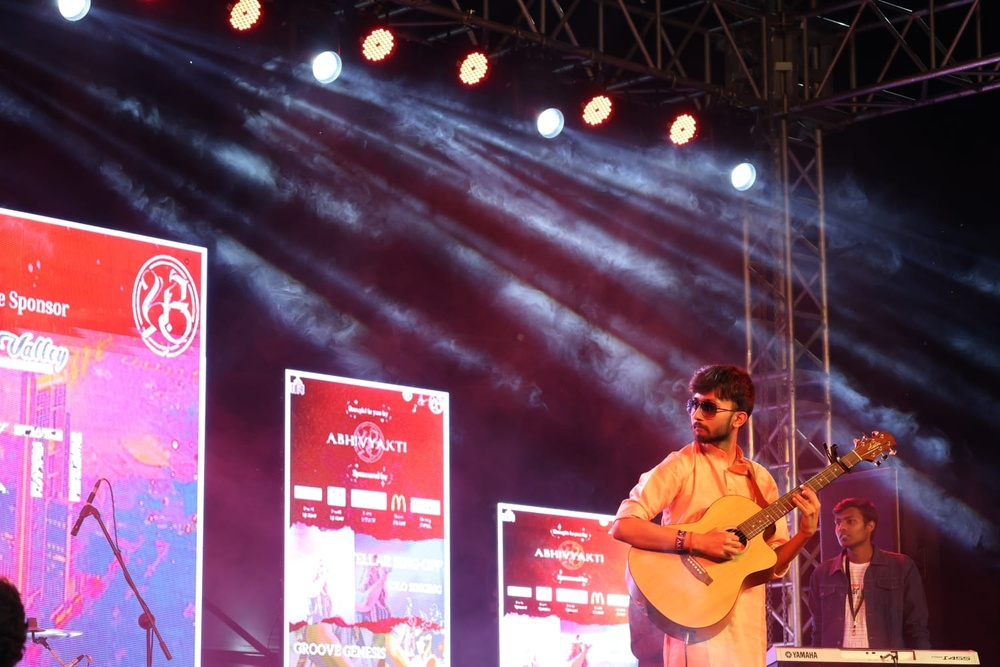
#> input picture Layering_RGB/Ojas.jpg, 1000 x 667 px, shrunk from 1500 x 1000 before the run, found by its file name
$ jupyter execute DIP_RGB.ipynb
#> lines starting #> are read from the running program, lines starting #| are printed output that depends on the picture
# Splitting and Saving RGB Channels of an Image

## Prerequisites

Make sure you have the following libraries installed:
- `opencv-python`
- `numpy`
- `os`

[cell 1]
import cv2
import numpy as np
import os

# Load the image
image = cv2.imread('ojas.jpg')
#> image is the input picture: shape (667, 1000, 3); mean B, G, R 93.7, 72.7, 112.2

# Check if the image was loaded properly
if image is None:
    print("Error: Image not loaded.")
    exit()

# Ensure the image has three channels (RGB)
if len(image.shape) != 3 or image.shape[2] != 3:
    print("Error: Image does not have three channels.")
    exit()

# Split the image into its B, G, R channels
blue_channel, green_channel, red_channel = cv2.split(image)
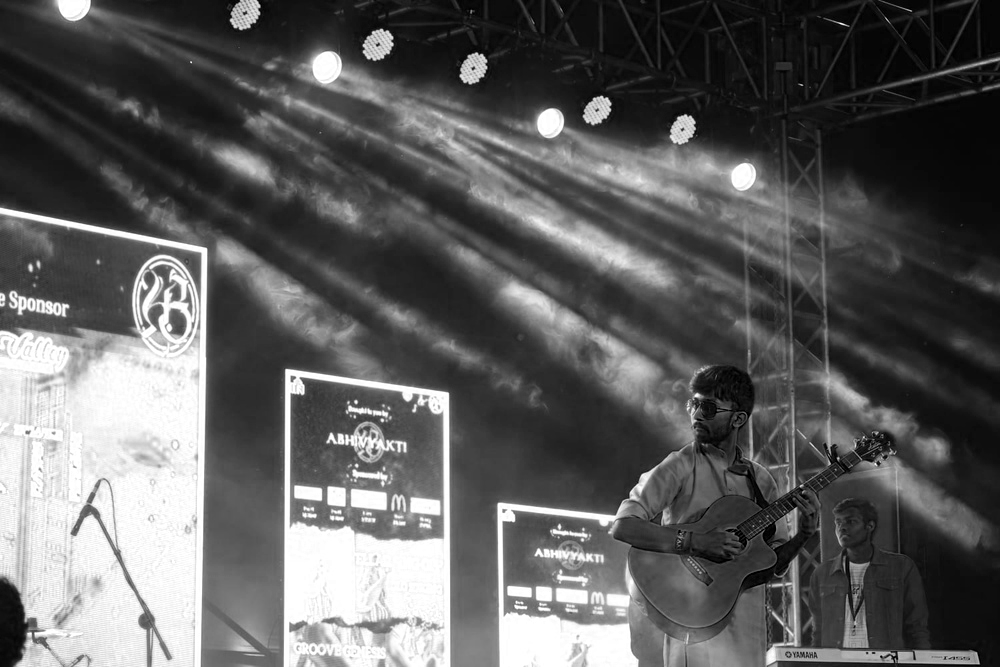
#> blue_channel: shape (667, 1000); min 0, max 255, mean 93.7
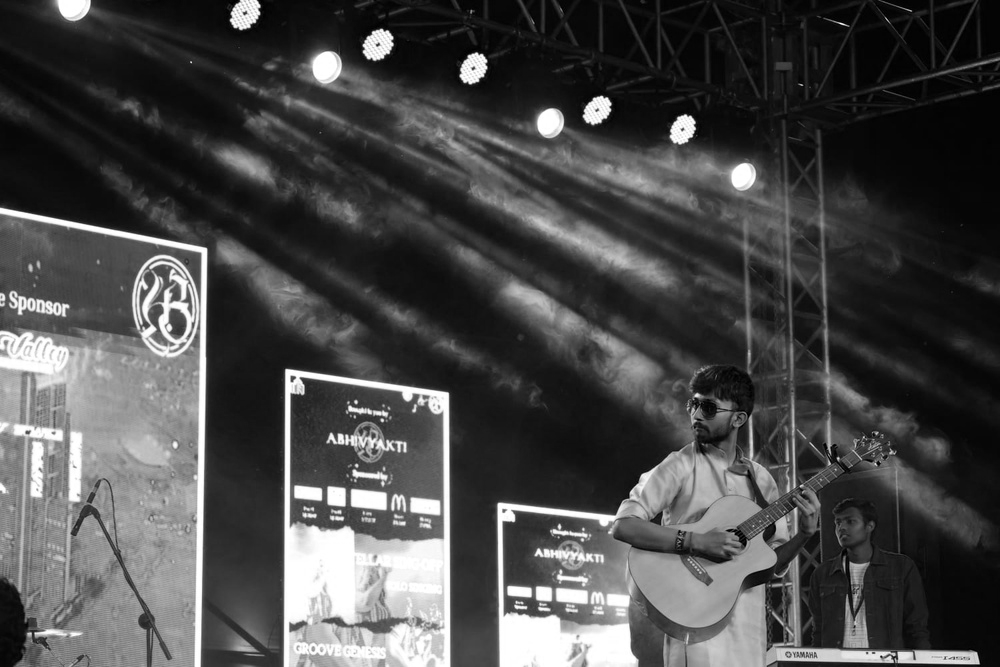
#> green_channel: shape (667, 1000); min 0, max 255, mean 72.7
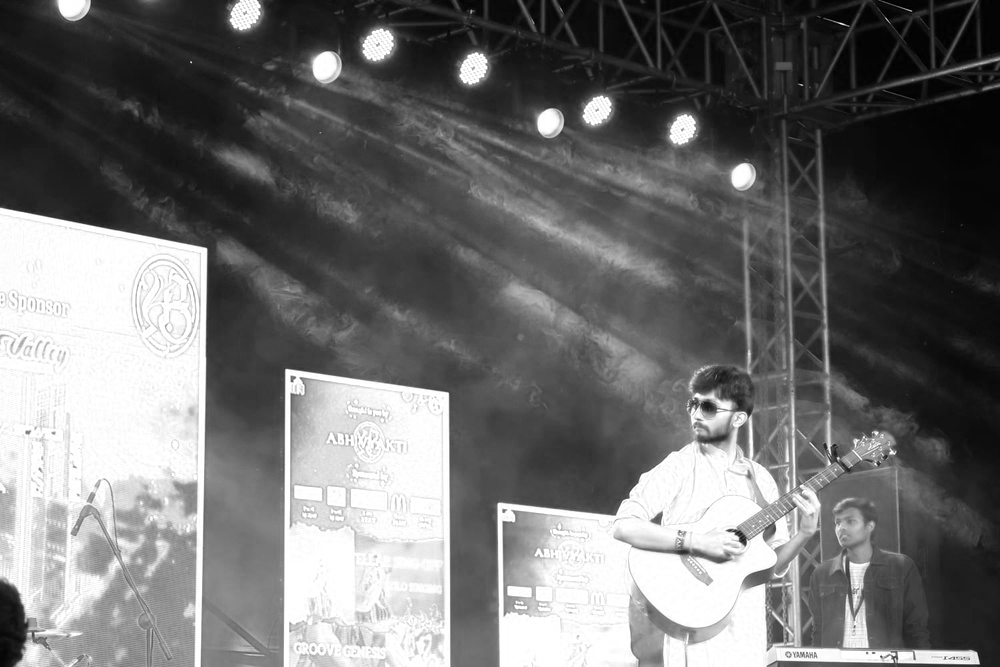
#> red_channel: shape (667, 1000); min 0, max 255, mean 112.2

# Create empty channels
zero_channel = np.zeros_like(blue_channel)

# Merge channels to get color images with only one channel's values
blue_image = cv2.merge([blue_channel, zero_channel, zero_channel])
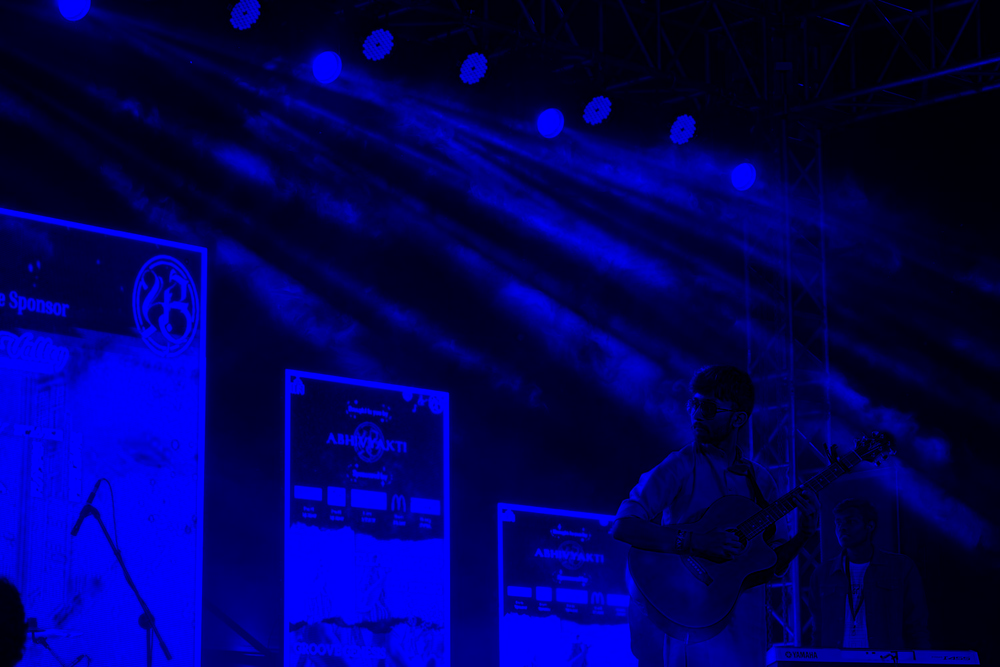
#> blue_image: shape (667, 1000, 3); mean of channels 0, 1, 2 93.7, 0, 0; drawn as B, G, R
green_image = cv2.merge([zero_channel, green_channel, zero_channel])
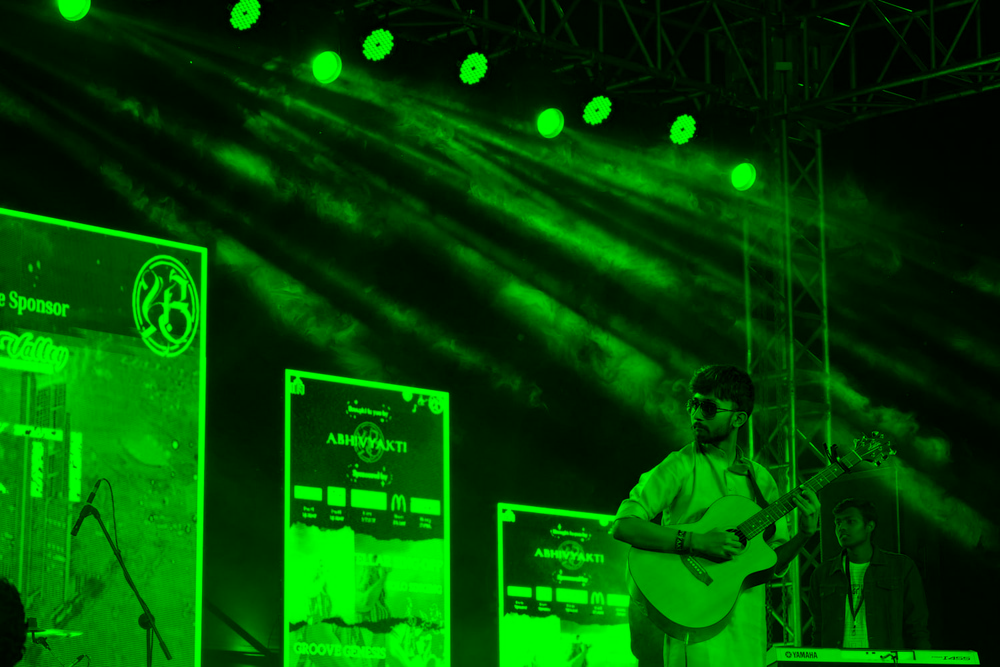
#> green_image: shape (667, 1000, 3); mean of channels 0, 1, 2 0, 72.7, 0; drawn as B, G, R
red_image = cv2.merge([zero_channel, zero_channel, red_channel])
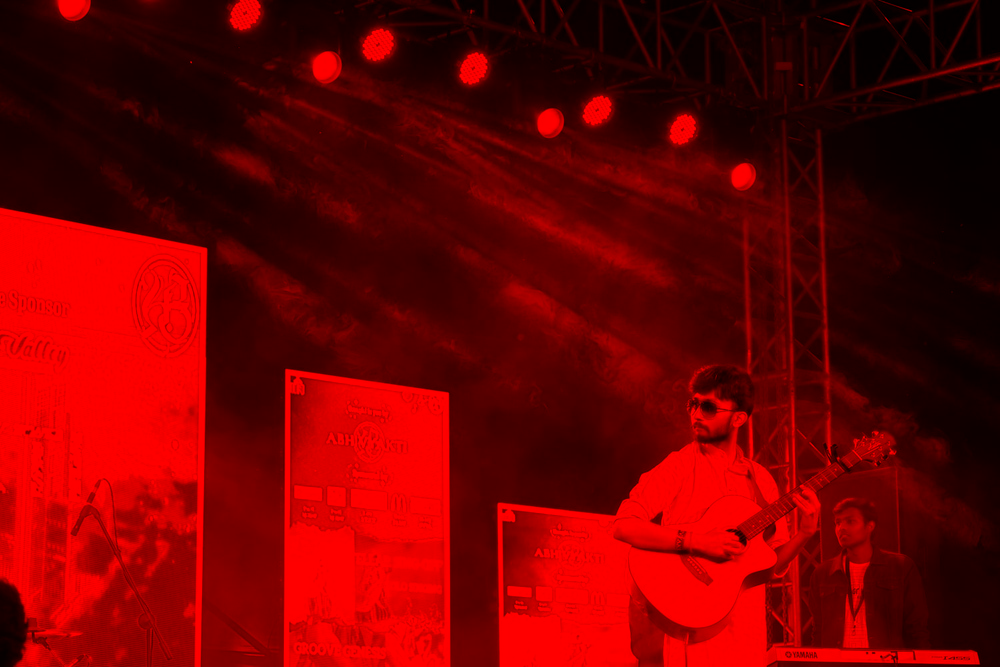
#> red_image: shape (667, 1000, 3); mean of channels 0, 1, 2 0, 0, 112.2; drawn as B, G, R

# Directory to save RGB plane images
output_dir = 'rgb_planes'
if not os.path.exists(output_dir):
    os.makedirs(output_dir)

# Save each channel as a color image
cv2.imwrite(os.path.join(output_dir, 'blue_image.png'), blue_image)
cv2.imwrite(os.path.join(output_dir, 'green_image.png'), green_image)
cv2.imwrite(os.path.join(output_dir, 'red_image.png'), red_image)

print('RGB planes saved successfully.')

# Stack the images horizontally
result = np.hstack((image, red_image, green_image, blue_image))
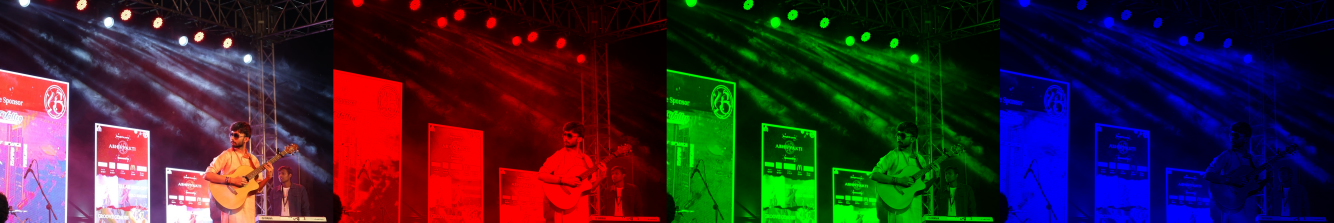
#> result: shape (667, 4000, 3) (shown at 1/3 size); mean B, G, R 46.9, 36.3, 56.1
